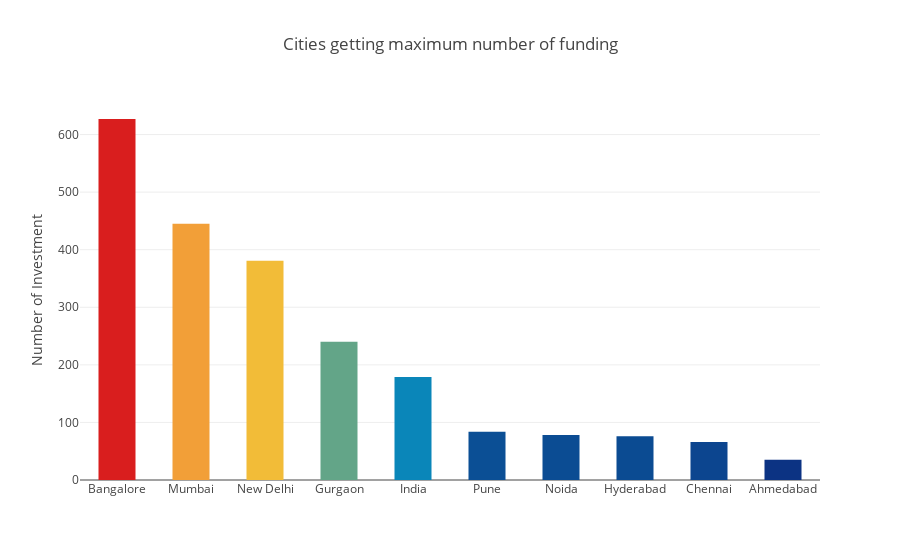

The notebook cell saved with this chart:
### Markdown cell above
### Plotting Top 10 cities got maximum number of funding.

### Code cell
dt_loc = df['CityLocation'].groupby(df.CityLocation).agg('count').nlargest(10)

keytype = list(dt_loc.keys())
populationtype = list(dt_loc.values)

dataa = [go.Bar(
    y = populationtype,
    x = keytype,
    width =0.5,
    marker = dict(
    color = populationtype,
    colorscale = 'Portland',
    )
)]

layout = go.Layout(
title = 'Cities getting maximum number of funding',
hovermode = 'closest',
yaxis = dict(
            title = 'Number of Investment'))

fig = go.Figure(data=dataa,layout=layout)
py.iplot(fig)

### Figure 1 — Plotly figure (JSON) as saved in the notebook; plotly's stock layout.template omitted (floating-point values rounded to 4 significant figures)
{"data": [{"marker": {"color": [627, 445, 381, 240, 179, 84, 78, 76, 66, 35], "colorscale": "Portland"}, "type": "bar", "uid": "3979727e-d386-11e8-bd06-78843cf6d6b3", "width": 0.5, "x": ["Bangalore", "Mumbai", "New Delhi", "Gurgaon", "India", "Pune", "Noida", "Hyderabad", "Chennai", "Ahmedabad"], "y": [627, 445, 381, 240, 179, 84, 78, 76, 66, 35]}], "layout": {"hovermode": "closest", "title": "Cities getting maximum number of funding", "yaxis": {"title": "Number of Investment"}}}
